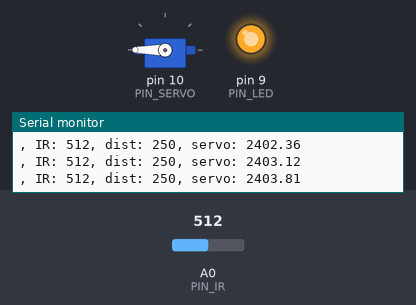
A sketch run on a simulated Arduino Uno, built with avr-gcc and run on an emulated ATmega328P. Shown: servo, output pins drawn as LEDs (lit = HIGH), the last lines printed to the serial monitor. Inputs (shaded band) come from the test bench; at power-on: A0 (PIN_IR) = 512.

Above: at 1.2 s.
1.3 s: A0 (PIN_IR) set to 357
2.8 s: A0 (PIN_IR) set to 334
At 4.4 s:
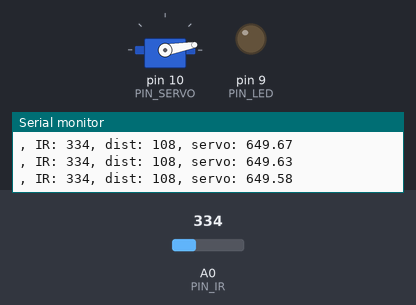
5.8 s: A0 (PIN_IR) set to 240
At 8.2 s:
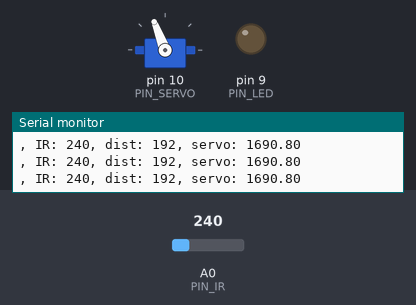
8.8 s: A0 (PIN_IR) set to 306
At 10.4 s:
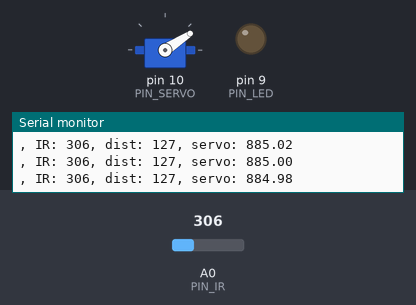
11.8 s: A0 (PIN_IR) set to 122
At 13.0 s:
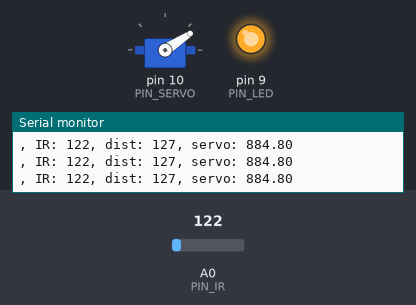
13.3 s: A0 (PIN_IR) set to 194
14.8 s: A0 (PIN_IR) set to 202
At 16.9 s:
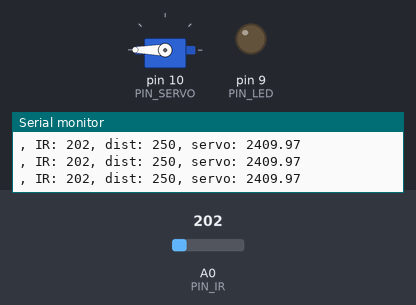
Timing chart, 0 to 18.4 s (numbered marks = the images above; inputs shaded):
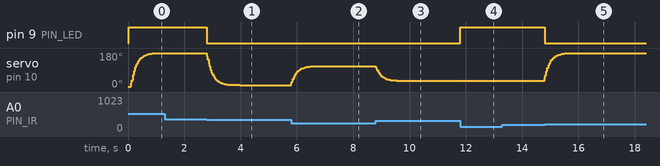

Measured:
- the behaviour switches between 348 and 347 on A0 (PIN_IR) (found by bisection; images 0 and 1)
- the behaviour switches between 201 and 202 on A0 (PIN_IR) (found by bisection; images 4 and 5)
- after the input at 2.8 s, pin 9 (PIN_LED): HIGH → LOW at once; servo on pin 10 (PIN_SERVO): moves from 180° to 10° over 1.2 s, starting at once
- after the input at 5.8 s, servo on pin 10 (PIN_SERVO): moves from 10° to 111° over 0.94 s, starting at once
- after the input at 8.8 s, servo on pin 10 (PIN_SERVO): moves from 111° to 33° over 0.94 s, starting at once
- after the input at 11.8 s, pin 9 (PIN_LED): LOW → HIGH at once
- after the input at 14.8 s, pin 9 (PIN_LED): HIGH → LOW at once; servo on pin 10 (PIN_SERVO): moves from 33° to 180° over 0.86 s, starting at once

The sketch:

17_example_1.ino
```cpp
#include <Servo.h>
#define PIN_LED 9
// Arduino pin assignment

#define PIN_POTENTIOMETER 3 // Potentiometer at Pin A3
// Add IR Sensor Definition Here !!!
#define PIN_IR 0

#define PIN_SERVO 10
#define _EMA_ALPHA 0.1

#define _DIST_MIN 100.0   // minimum distance to be measured (unit: mm)
#define _DIST_MAX 250.0   // maximum distance to be measured (unit: mm)

#define _DUTY_MIN 550  // servo full clock-wise position (0 degree)
#define _DUTY_NEU 1480 // servo neutral position (90 degree)e;
#define _DUTY_MAX 2410 // servo full counter-clockwise position (180 degree)

#define LOOP_INTERVAL 20   // Loop Interval (unit: msec)

float  dist_ema, dist_prev=_DIST_MAX;

Servo myservo;
unsigned long last_loop_time;   // unit: msec

void setup()
{
  myservo.attach(PIN_SERVO);
  myservo.writeMicroseconds(_DUTY_MIN);
  pinMode(PIN_LED, OUTPUT);
  Serial.begin(1000000);
}

void loop()
{
  unsigned long time_curr = millis();
  int a_value;
  float duty;

  // wait until next event time
  if (time_curr < (last_loop_time + LOOP_INTERVAL))
    return;
  last_loop_time += LOOP_INTERVAL;

  // Remove Next line !!!
  //a_value = analogRead(PIN_POTENTIOMETER);

  // Read IR Sensor value !!!
  a_value = analogRead(PIN_IR);

  // Convert IR sensor value into distance !!!
  unsigned long dist_raw = (6762.0/(a_value-9)-4.0)*10.0 - 60.0;

  // we need distance range filter here !!!

  if (dist_raw < _DIST_MIN) {
    dist_raw = dist_prev;           // cut lower than minimum
    digitalWrite(PIN_LED, 1);       // LED OFF
  } else if (dist_raw > _DIST_MAX) {
    dist_raw = dist_prev;           // Cut higher than maximum
    digitalWrite(PIN_LED, 1);       // LED OFF
  } else {    // In desired Range
    digitalWrite(PIN_LED, 0);       // LED ON
    dist_prev = dist_raw;
  }

 // we need EMA filter here !!!
  dist_ema =  _EMA_ALPHA * dist_raw + (1-_EMA_ALPHA) * dist_ema;


  if (dist_ema < _DIST_MIN) {
    myservo.writeMicroseconds(_DUTY_MIN);
  }
  else if (dist_ema > _DIST_MAX) {
    myservo.writeMicroseconds(_DUTY_MAX);
  }

  else if(dist_ema > 100.0 && dist_ema < 250.0){
    duty = _DUTY_MIN + ((dist_ema - 100.0) / 150.0) * (_DUTY_MAX - _DUTY_MIN);
    myservo.writeMicroseconds(duty);
  }


  // map distance into duty
  //duty = map(a_value, 0, 1023, _DUTY_MIN, _DUTY_MAX);
  //myservo.writeMicroseconds(duty);

  // print IR sensor value, distnace, duty !!!

  Serial.print(", IR: "); Serial.print(a_value);
  Serial.print(", dist: "); Serial.print(dist_raw);
  Serial.print(", servo: "); Serial.print(duty);
  //Serial.print("MIN: "); Serial.print(_DIST_MIN);
  //Serial.print(", MAX: "); Serial.print(_DIST_MAX);
  //Serial.print(", ema: "); Serial.print(dist_ema);
  Serial.println("");
}
```
